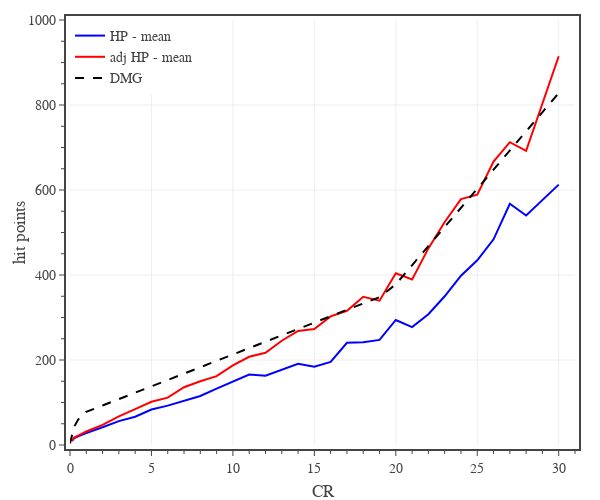

The cell this chart's notebook holds for it:
### Code cell
# Fig. 1a: plots monster HP vs CR

# create figure
fig = go.Figure(
    layout=go.Layout(
        template=tfb.FIG_TEMPLATE,
        margin=dict(l=70, r=25, b=55, t=20, pad=4),
        xaxis=dict(
            title_text='CR',
            range=[0,31],
            tick0=0, dtick=5,
            minor=dict(tick0=0, dtick=1),
        ),
        yaxis=dict(
            title_text='hit points',
            range=[0,1000],
            tick0=0, dtick=200,
            minor=dict(tick0=0, dtick=50),
        ),
        legend=dict(
            xanchor='left', yanchor='top',
            x=0.00, y=1.00,
            orientation='v',
            tracegroupgap=0,
        )
    )
)

plot_confidence_interval(fig, df0, 0.0, 'CR', 'HP', 'HP', 'rgba(0, 0, 255, 1.0)', 'rgba(0, 0, 255, 0.3)')

plot_confidence_interval(fig, df0, 0.0, 'CR', 'adj HP', 'adj HP', 'rgba(255, 0, 0, 1.0)', 'rgba(255, 0, 0, 0.3)')

# plot reference line
fig.add_trace(go.Scatter(
    x=dfD.index, y=dfD['HP Mean'],
    mode='lines', 
    name='DMG',
    line=dict(color='black', dash='dash'),
    hoverinfo='skip', 
))

# show figure
fig.update_layout(width=600, height=500)
fig.show(config=tfb.FIG_CONFIG)

# save figures
if SAVEFIGS:
    fig.update_layout(autosize=True, width=None, height=None)
    tfb.save_fig_html(fig, format='large', name='fig-hp-vs-cr-large')
    tfb.save_fig_html(fig, format='small', name='fig-hp-vs-cr-small')

### Figure 1 — Plotly figure (JSON) as saved in the notebook; plotly's stock layout.template omitted (floating-point values rounded to 4 significant figures)
{"data": [{"hovertemplate": "<b>HP</b><br>CR %{x:,.0f}<br>Mean %{y:,.1f}<br><extra></extra>", "legendgroup": "HP", "line": {"color": "rgba(0, 0, 255, 1.0)"}, "mode": "lines", "name": "HP - mean", "type": "scatter", "x": [0.125, 0.25, 0.5, 1, 2, 3, 4, 5, 6, 7, 8, 9, 10, 11, 12, 13, 14, 15, 16, 17, 18, 19, 20, 21, 22, 23, 24, 25, 26, 27, 28, 30], "y": [9.458, 15.85, 20.12, 28.18, 41.74, 56.2, 66.52, 83.47, 92.64, 104.3, 115.4, 132.6, 148.3, 165.6, 162.8, 177.6, 191.2, 184.2, 195.4, 240.6, 241.7, 247.3, 294.2, 277.5, 307.6, 349.9, 398.4, 434.5, 483.9, 567.5, 540.1, 612.6]}, {"hovertemplate": "<b>adj HP</b><br>CR %{x:,.0f}<br>Mean %{y:,.1f}<br><extra></extra>", "legendgroup": "adj HP", "line": {"color": "rgba(255, 0, 0, 1.0)"}, "mode": "lines", "name": "adj HP - mean", "type": "scatter", "x": [0.125, 0.25, 0.5, 1, 2, 3, 4, 5, 6, 7, 8, 9, 10, 11, 12, 13, 14, 15, 16, 17, 18, 19, 20, 21, 22, 23, 24, 25, 26, 27, 28, 30], "y": [9.742, 17.36, 22.11, 31.78, 47.26, 67.47, 84.53, 101.8, 111.4, 135.9, 150.0, 161.9, 187.3, 207.6, 217.0, 245.4, 268.3, 272.9, 302.5, 315.9, 348.9, 339.6, 404.1, 389.7, 462.6, 524.8, 578.5, 589.2, 666.9, 712.5, 692.0, 914.8]}, {"hoverinfo": "skip", "line": {"color": "black", "dash": "dash"}, "mode": "lines", "name": "DMG", "type": "scatter", "x": [0, 0.125, 0.25, 0.5, 1, 2, 3, 4, 5, 6, 7, 8, 9, 10, 11, 12, 13, 14, 15, 16, 17, 18, 19, 20, 21, 22, 23, 24, 25, 26, 27, 28, 29, 30], "y": [3.5, 21, 42.5, 60, 78, 93, 108, 123, 138, 153, 168, 183, 198, 213, 228, 243, 258, 273, 288, 303, 318, 333, 348, 378, 423, 468, 513, 558, 603, 648, 693, 738, 783, 828]}], "layout": {"height": 500, "legend": {"orientation": "v", "tracegroupgap": 0, "x": 0, "xanchor": "left", "y": 1, "yanchor": "top"}, "margin": {"b": 55, "l": 70, "pad": 4, "r": 25, "t": 20}, "width": 600, "xaxis": {"dtick": 5, "minor": {"dtick": 1, "tick0": 0}, "range": [0, 31], "tick0": 0, "title": {"text": "CR"}}, "yaxis": {"dtick": 200, "minor": {"dtick": 50, "tick0": 0}, "range": [0, 1000], "tick0": 0, "title": {"text": "hit points"}}}}
